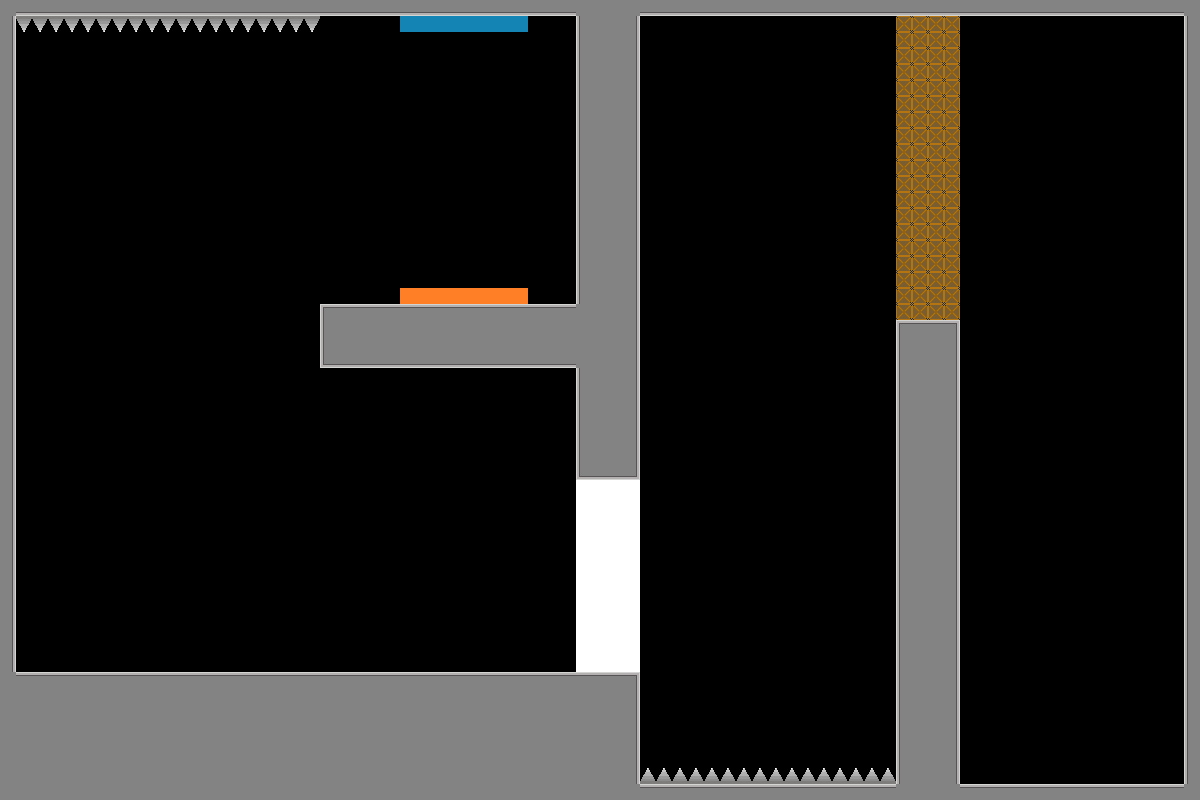

Below is a game level as drawn by its tile map, then a one-line description and the .tmx that defines it (tile-layer data replaced by summaries):
An orthogonal 75x50 tile map with 16x16 px tiles, 1 tile layer (Tile Layer 1) and 5 objects (slow_time, gravity_swap, B_portal_ceiling, Orange_portal_floor, white_button).

<map version="1.10" tiledversion="1.12.2" orientation="orthogonal" renderorder="right-down" width="75" height="50" tilewidth="16" tileheight="16" infinite="0" nextlayerid="3" nextobjectid="7">
 <tileset firstgid="1" source="place_holder_tileset.tsx" />
 <layer id="1" name="Tile Layer 1" width="75" height="50">
  <data>[3750 cells, 990 non-empty, 15 distinct tile ids]</data>
 </layer>
 <objectgroup id="2" name="object_layer">
  <object id="1" name="slow_time" x="798.834" y="115.459" width="60" height="90">
   <properties>
    <property name="ability_type" value="slow_time" />
   </properties>
  </object>
  <object id="2" name="gravity_swap" x="104.426" y="559.259" width="100" height="100">
   <properties>
    <property name="ability_type" value="gravity_swap" />
   </properties>
  </object>
  <object id="3" name="B_portal_ceiling" x="401.691" y="16.1291" width="128" height="16">
   <properties>
    <property name="portal_id" type="int" value="1" />
    <property name="portal_rotation" type="int" value="180" />
    <property name="portal_target" type="int" value="2" />
    <property name="portal_type" value="portal" />
   </properties>
  </object>
  <object id="4" name="Orange_portal_floor" x="401.691" y="288.788" width="128" height="16">
   <properties>
    <property name="portal_id" type="int" value="2" />
    <property name="portal_rotation" type="int" value="0" />
    <property name="portal_target" type="int" value="1" />
    <property name="portal_type" value="portal" />
   </properties>
  </object>
  <object id="6" name="white_button" x="855.858" y="526.898" width="132.71" height="43.4324" rotation="270">
   <properties>
    <property name="obj_type" value="button" />
   </properties>
  </object>
 </objectgroup>
</map>
